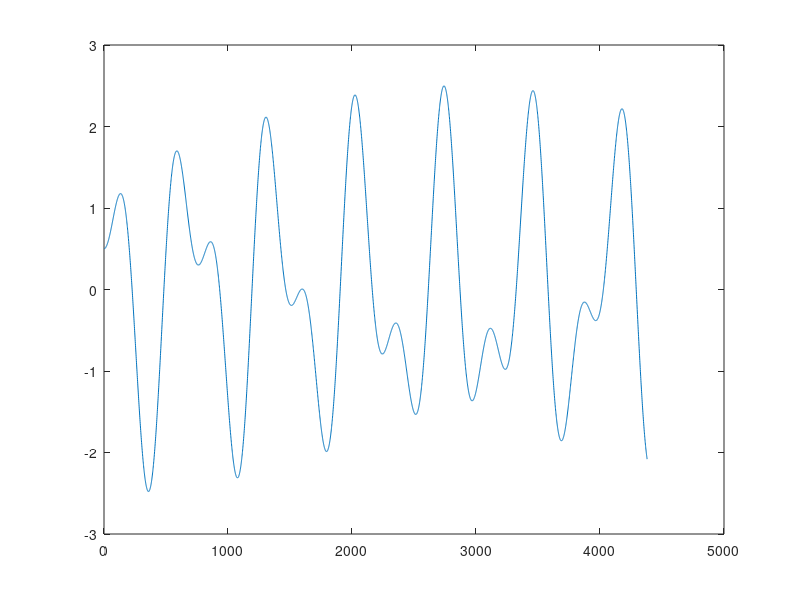

This figure's MATLAB source:
rEarth=1;       %in AU
rMars=1.5;      %in AU
dailyPrecEarth=0.0172;      %period is one year
dailyPrecMars=0.00915;      %period is just under two years
years=12;
days=365;

%Earth
coordsEarth=zeros(days*years,2);

for i=1:days*years
    coordsEarth(i,1)=rEarth*sin(dailyPrecEarth*i);
    coordsEarth(i,2)=rEarth*cos(dailyPrecEarth*i);
end

%Mars
coordsMars=zeros(days*years,2);

for i=1:days*years
    coordsMars(i,1)=rMars*sin(dailyPrecMars*i);
    coordsMars(i,2)=rMars*cos(dailyPrecMars*i);
end
rDif=zeros(days*years,2);
for i=1:days*years
    rDif(i,1)=coordsMars(i,1)-coordsEarth(i,1);
    rDif(i,2)=coordsMars(i,2)-coordsEarth(i,2);
end

%plot(coordsEarth(:,1),coordsEarth(:,2),coordsMars(:,1),coordsMars(:,2))
%plot((rDif(:,1)),(rDif(:,2)))
plot(rDif(:,2))



